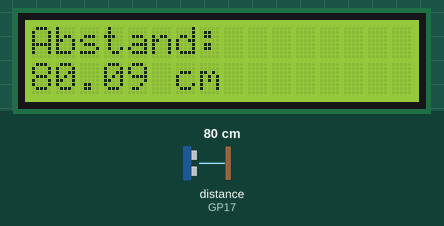
Simulated run of this program. Board: Raspberry Pi Pico running MicroPython. Shown: 16×2 character LCD. Inputs (shaded band) come from the test bench; at power-on: distance to the obstacle (sensor on GP17) 80 cm. The echo pulse lasts 58.3 µs per cm; library files of the repository ran but are not shown: machine_i2c_lcd.py.

Above: at 1.2 s.
1.3 s: distance to the obstacle (sensor on GP17) set to 2 cm
At 2.6 s:
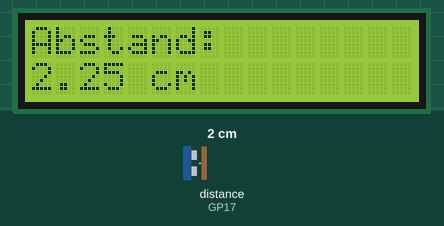
7.4 s: distance to the obstacle (sensor on GP17) set to 4 cm
At 9.7 s:
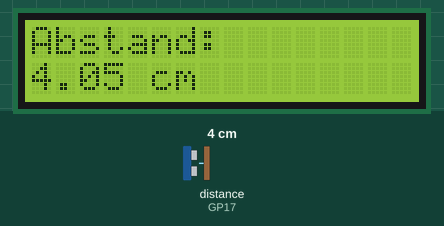
11.7 s: distance to the obstacle (sensor on GP17) set to 9 cm
At 13.7 s:
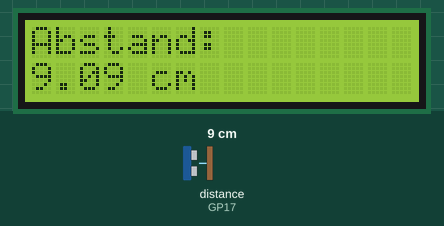
Timing chart, 0 to 15.2 s (numbered marks = the images above; inputs shaded):
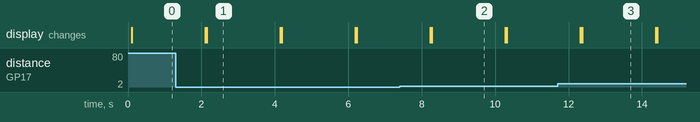

The program:

PB-04-1-30-ElKo-Abstandsmessung_mit_HC-SR04_auf_1602.py
```python
#==========================================================================
#
# PB-4-1-30-ElKo-Abstandsmessung mit HC-SR04 auf 1602.py
#
# 1 HC-SR501 PIR-Sensor
# 1 Alphanumerisches LCD 16x2 mit I2C Backpack
#
#==========================================================================
#
# Bibliotheken laden
from time import sleep, sleep_us, ticks_us
from machine import I2C, Pin, Timer
from machine_i2c_lcd import I2cLcd

# Initialisierung GPIO-Ausgang für Trigger-Signal
trigger = Pin(16, Pin.OUT)

# Initialisierung GPIO-Eingang für Echo-Signal
echo = Pin(17, Pin.IN)

# Initialisierung I2C
i2c = I2C(0, sda=Pin(20), scl=Pin(21), freq=100000)

# Initialisierung LCD über I2C
lcd = I2cLcd(i2c, 0x27, 2, 16)

# Wiederholung (Endlos-Schleife)
while True:
    # Abstand messen
    trigger.low()
    sleep_us(2)
    trigger.high()
    sleep_us(5)
    trigger.low()
    # Zeiten messen
    while echo.value() == 0:
       signaloff = ticks_us()
    while echo.value() == 1:
       signalon = ticks_us()
    # Vergangene Zeit ermitteln
    timepassed = signalon - signaloff
    # Abstand/Entfernung ermitteln
    # Entfernung über die Schallgeschwindigkeit (34320 cm/s bei 20 °C) berechnen
    # Durch 2 teilen, wegen Hin- und Rückweg
    abstand = timepassed * 0.03432 / 2
    # Ergebnis auf Display ausgeben
    lcd.clear()
    lcd.move_to(0,0)
    lcd.putstr('Abstand:' + "\n" + str("%.2f" % abstand) + ' cm')
    # 2 Sekunde warten
    sleep(2)
```

Measured:
- after the input at 1.3 s, the display: first differs from a run without the input after 0.84 s (image 1)
- after the input at 7.4 s, the display: first differs from a run without the input after 0.88 s (image 2)
- after the input at 11.7 s, the display: first differs from a run without the input after 0.67 s (image 3)
- what the display in image 1 shows lasts 2.0 s, from 2.1 s to 4.1 s
